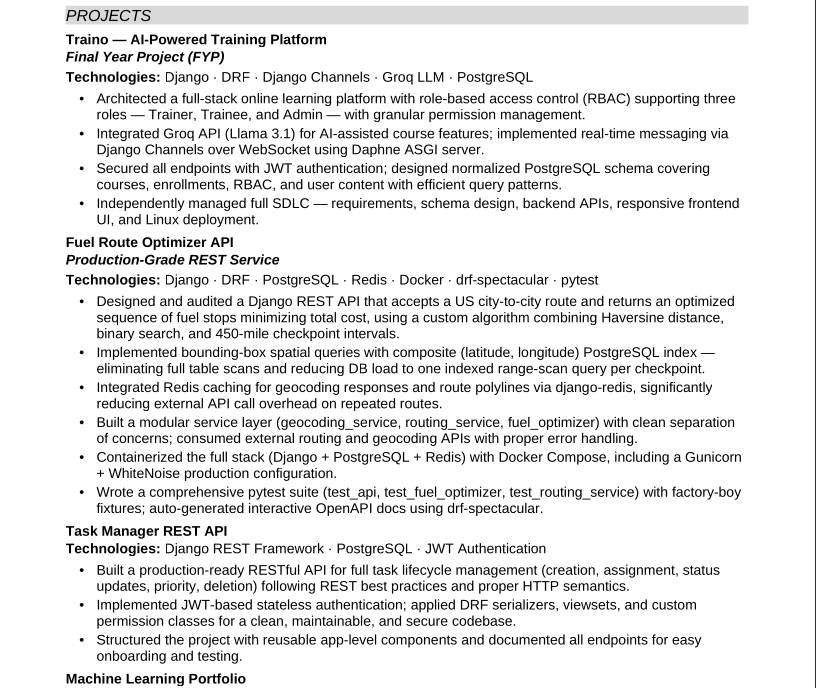
#> input picture project-4-image-text-recognition/sample.jpg, 816 x 688 px
$ python main.py
#> lines starting #> are read from the running program, lines starting #| are printed output that depends on the picture; after the words box and inside, x2 and y2 are one past the last pixel; in counts of white or black regions, pixels touching at a corner belong together
"""
Project 4: Image/Text Recognition (Basic) - OCR Path
"""
import cv2
import pytesseract
import numpy as np
import sys
import os

# ----------------------------------------------------------------------
# CONFIG - Edit these two lines for your machine
# ----------------------------------------------------------------------
# Windows users: uncomment and set your Tesseract install path
# pytesseract.pytesseract.tesseract_cmd = r"C:\Program Files\Tesseract-OCR\tesseract.exe"

IMAGE_PATH = "sample.jpg"
CONFIDENCE_THRESHOLD = 80.0
PSM_MODE = 6


def load_image(path: str) -> np.ndarray:
    if not os.path.exists(path):
        sys.exit(f"[ERROR] Image not found: {path}")
    image = cv2.imread(path)
    if image is None:
        sys.exit(f"[ERROR] Could not read image (bad format?): {path}")
    return image


def deskew(gray: np.ndarray) -> np.ndarray:
    """Detects tilt in the text block and rotates it back to horizontal."""
    inverted = cv2.bitwise_not(gray)
    coords = np.column_stack(np.where(inverted > 0))
    if len(coords) == 0:
        return gray
    angle = cv2.minAreaRect(coords)[-1]
    angle = -(90 + angle) if angle < -45 else -angle
    (h, w) = gray.shape[:2]
    center = (w // 2, h // 2)
    M = cv2.getRotationMatrix2D(center, angle, 1.0)
    rotated = cv2.warpAffine(gray, M, (w, h),
                              flags=cv2.INTER_CUBIC,
                              borderMode=cv2.BORDER_REPLICATE)
    return rotated


def preprocess(image: np.ndarray) -> np.ndarray:
    """Step 1: Grayscale -> Step 2: Gaussian Blur -> Step 3: Deskew -> Adaptive Threshold"""
    gray = cv2.cvtColor(image, cv2.COLOR_BGR2GRAY)
    blurred = cv2.GaussianBlur(gray, (5, 5), 0)
    straightened = deskew(blurred)
    thresholded = cv2.adaptiveThreshold(
        straightened, 255,
        cv2.ADAPTIVE_THRESH_GAUSSIAN_C,
        cv2.THRESH_BINARY,
        31, 11
    )
    return thresholded


def run_ocr_with_confidence(processed_image: np.ndarray, psm: int):
    """Runs pytesseract and returns filtered (text, confidence) results."""
    config = f"--psm {psm}"
    data = pytesseract.image_to_data(
        processed_image, config=config, output_type=pytesseract.Output.DICT
    )

    results = []
    n_boxes = len(data["text"])
    for i in range(n_boxes):
        text = data["text"][i].strip()
        conf = float(data["conf"][i])
        if text and conf >= 0:  # -1 means Tesseract found no text region here
            results.append((text, conf))
    return results


def apply_confidence_gate(results, threshold: float):
    """The Gatekeeper Rule: only keep results at/above the confidence threshold."""
    accepted, rejected = [], []
    for text, conf in results:
        if conf >= threshold:
            accepted.append((text, conf))
        else:
            rejected.append((text, conf))
    return accepted, rejected


def display_output(accepted, rejected, threshold: float):
    print("=" * 60)
    print("OCR RESULTS")
    print("=" * 60)

    if not accepted:
        print(f"\nNo text met the {threshold:.0f}% confidence threshold.")
    else:
        print(f"\nACCEPTED (confidence >= {threshold:.0f}%):\n")
        for text, conf in accepted:
            print(f"  [{conf:5.1f}%]  {text}")

    if rejected:
        print(f"\nDROPPED (below {threshold:.0f}% threshold, {len(rejected)} items):")
        for text, conf in rejected:
            print(f"  [{conf:5.1f}%]  {text}")

    full_text = " ".join(t for t, _ in accepted)
    print("\n" + "-" * 60)
    print("Reconstructed text (accepted only):")
    print(full_text if full_text else "(nothing passed the confidence gate)")
    print("=" * 60)


def main():
    print(f"[1/4] Loading image: {IMAGE_PATH}")
    image = load_image(IMAGE_PATH)
#> in load_image, image is the input picture: shape (688, 816, 3); min 0, max 255, mean 232.3

    print("[2/4] Pre-processing (grayscale -> blur -> deskew -> threshold)")
    processed = preprocess(image)
#> in preprocess, `blurred = cv2.GaussianBlur(gray, (5, 5), 0)`:
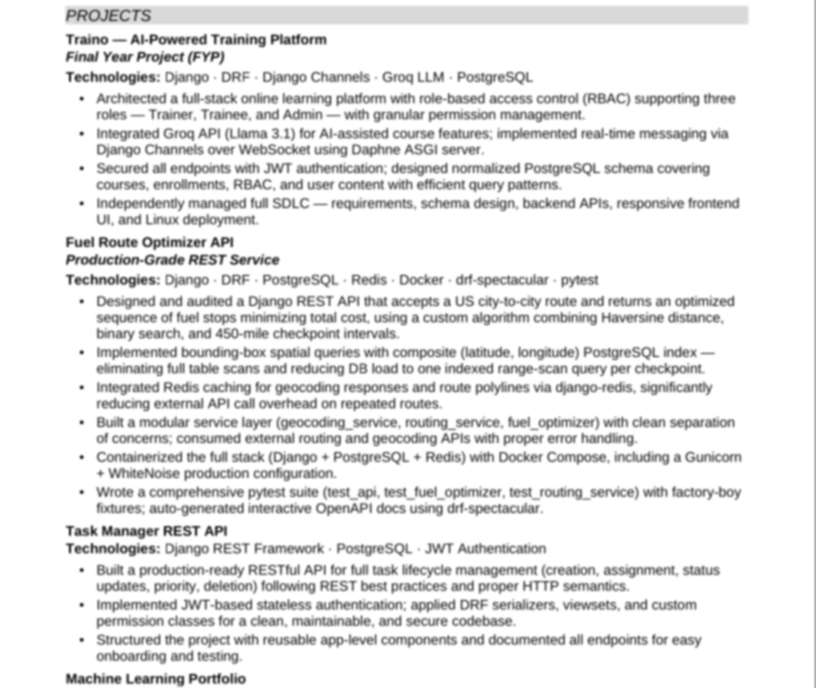
#> blurred: shape (688, 816); min 46, max 255, mean 232.4
#> in deskew, `inverted = cv2.bitwise_not(gray)`:
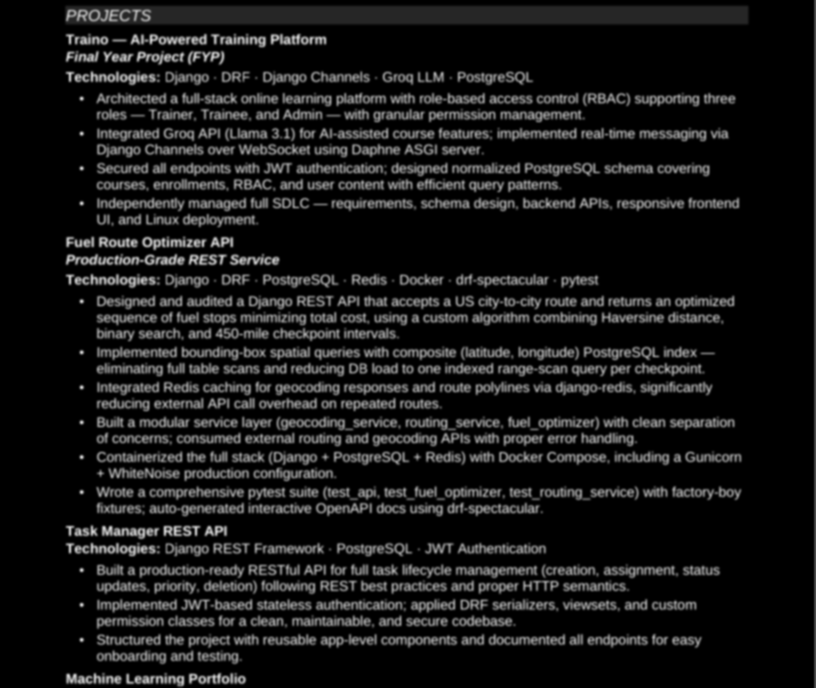
#> inverted: shape (688, 816); min 0, max 209, mean 22.6
#> in deskew, `coords = np.column_stack(np.where(inverted > 0))`: coords = 228638 pairs, first value 0 to 687, second value 63 to 815
#> in deskew, `angle = cv2.minAreaRect(coords)[-1]`: angle = -90
#> in deskew, `angle = -(90 + angle) if angle < -45 else -angle`: angle = 0
#> in deskew, `M = cv2.getRotationMatrix2D(center, angle, 1.0)`: M = [[1, 0, 0], [0, 1, 0]]
#> in preprocess, `thresholded = cv2.adaptiveThreshold( straightened, 255, cv2.ADAPTIVE_T..`:
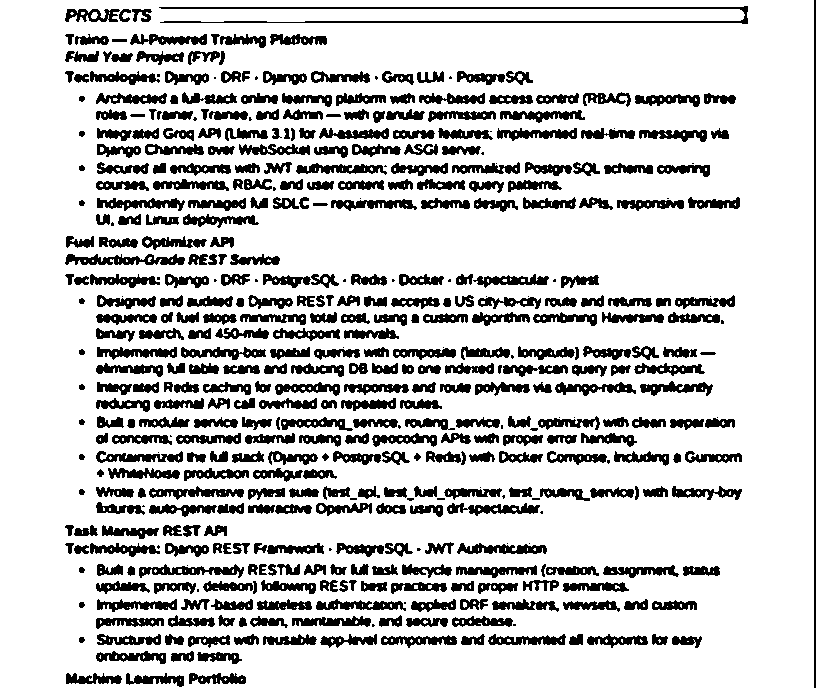
#> thresholded: shape (688, 816); 80.3% white; 469 black regions (58 under 20 px), largest, box (x1, y1, x2, y2) and area: (159, 6, 748, 24) 2348, (814, 0, 816, 688) 1376, (65, 254, 185, 265) 807
    cv2.imwrite("preprocessed_output.png", processed)  # visual confirmation artifact

    print(f"[3/4] Running OCR (psm={PSM_MODE})")
    results = run_ocr_with_confidence(processed, PSM_MODE)

    print(f"[4/4] Applying {CONFIDENCE_THRESHOLD:.0f}% confidence gate\n")
    accepted, rejected = apply_confidence_gate(results, CONFIDENCE_THRESHOLD)
    display_output(accepted, rejected, CONFIDENCE_THRESHOLD)

    print("\nSaved pre-processed image as 'preprocessed_output.png' for visual confirmation.")


if __name__ == "__main__":
    main()
#> (the call stopped at in run_ocr_with_confidence, `data = pytesseract.image_to_data( processed_image, config=config, outp..`: pytesseract is not available in this run)
